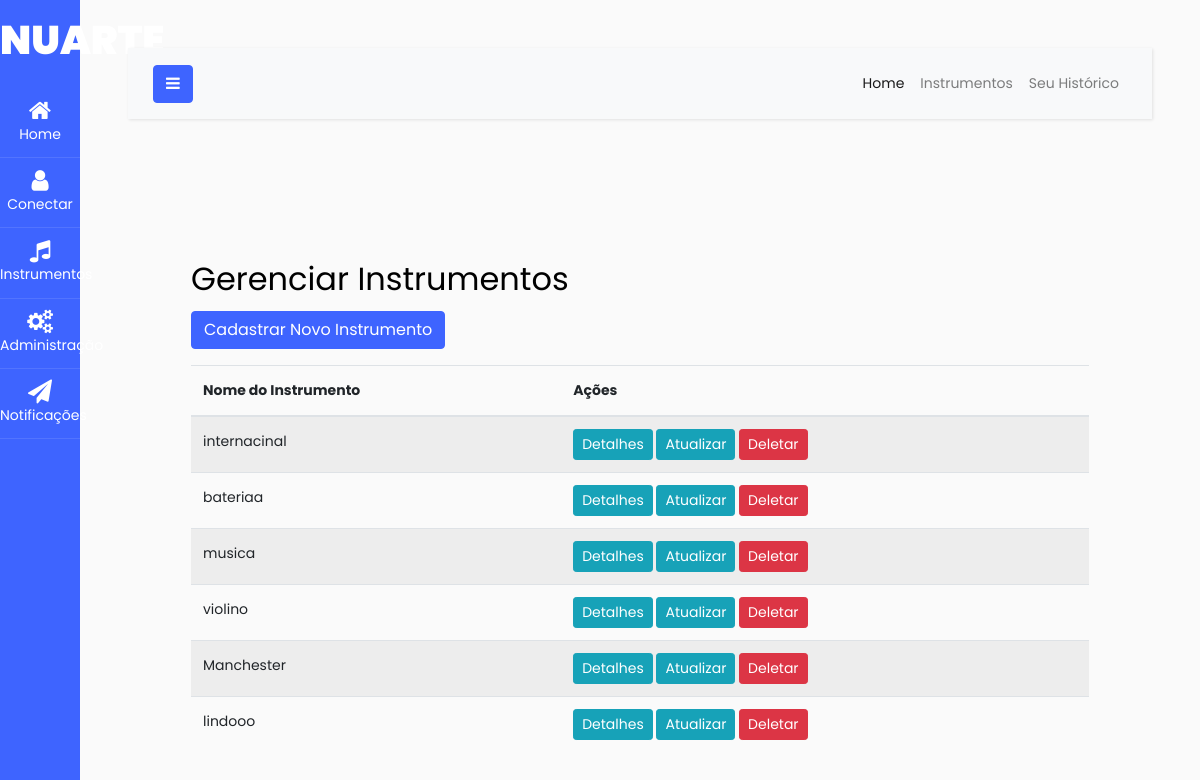
/gerenciamento_instrumentos/, run on an earlier commit of the app's database.
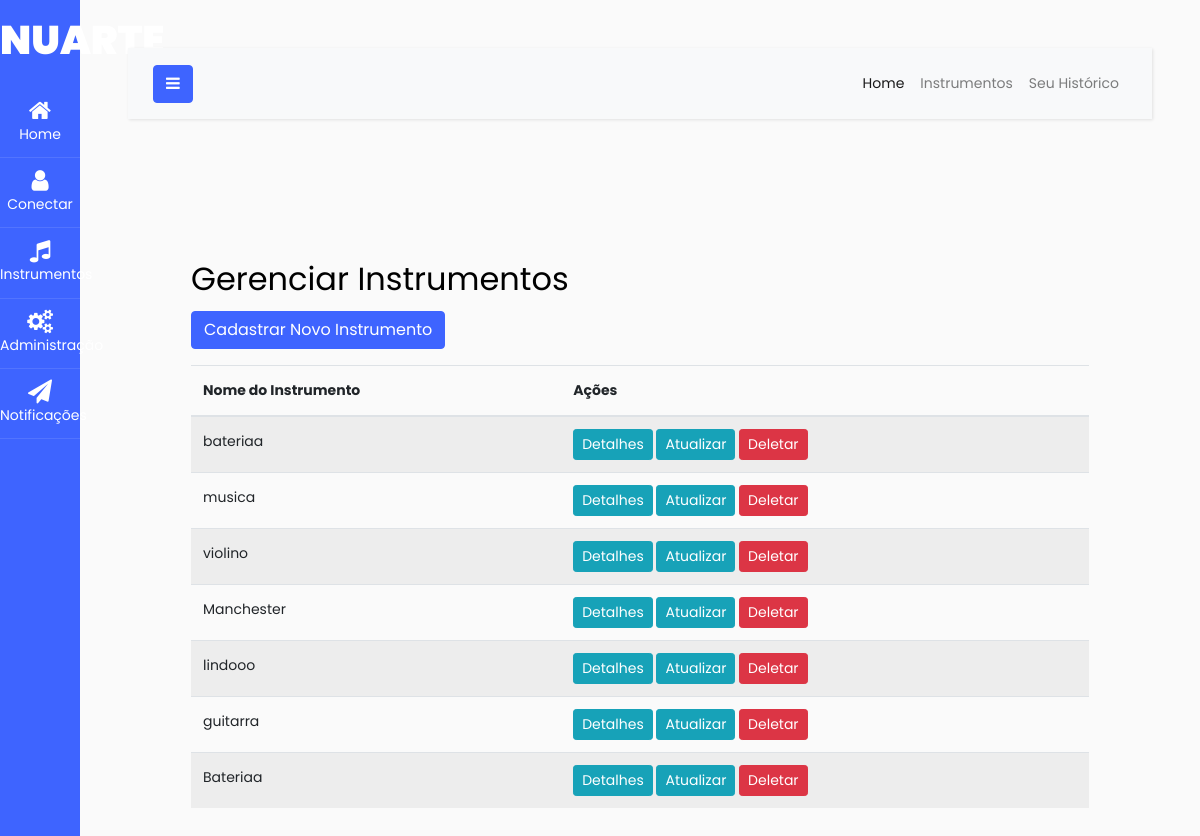
And on a later commit of the database.
### nuarte/models.py (models this page shows, shortened)
class Instrumento(models.Model):
    nome = models.CharField(max_length=100)
    descricao = models.TextField()
    disponivel = models.BooleanField(default=True)
    imagem = models.ImageField(upload_to='instrumentos/', null=True, blank=True)

### nuarte/views.py (the view)
# urls.py: path('gerenciamento_instrumentos/', gerenciamento_instrumentos, name='gerenciamento_instrumentos'),
def gerenciamento_instrumentos(request):
    instrumentos = Instrumento.objects.all()
    return render(request, 'nuarte/gerenciamento_instrumentos.html', {'instrumentos': instrumentos})

### nuarte/templates/nuarte/gerenciamento_instrumentos.html
{% extends 'base.html' %}
{% block content %}
<div class="container mt-5">
  <h2>Gerenciar Instrumentos</h2>
  <a href="{% url 'nuarte:cadastrar_instrumento' %}" class="btn btn-primary mb-3">Cadastrar Novo Instrumento</a>
  <table class="table table-striped">
    <thead>
      <tr>
        <th scope="col">Nome do Instrumento</th>
        <th scope="col">Ações</th>
      </tr>
    </thead>
    <tbody>
      {% for instrumento in instrumentos %}
      <tr>
        <td>{{ instrumento.nome }}</td>
        <td>
          <a href="{% url 'nuarte:detalhes_instrumento' instrumento.id %}" class="btn btn-info btn-sm">Detalhes</a>
          <a href="{% url 'nuarte:atualizar_instrumento' instrumento.id %}" class="btn btn-info btn-sm">Atualizar</a>
          <a href="{% url 'nuarte:deletar_instrumento' instrumento.id %}" class="btn btn-danger btn-sm">Deletar</a>
        </td>
      </tr>
      {% endfor %}
    </tbody>
  </table>
</div>
{% endblock %}

What changed in the data, as far as the page shows it:
removed Instrumento: nome "internacinal"
added Instrumento: nome "guitarra"
added Instrumento: nome "Bateriaa"
